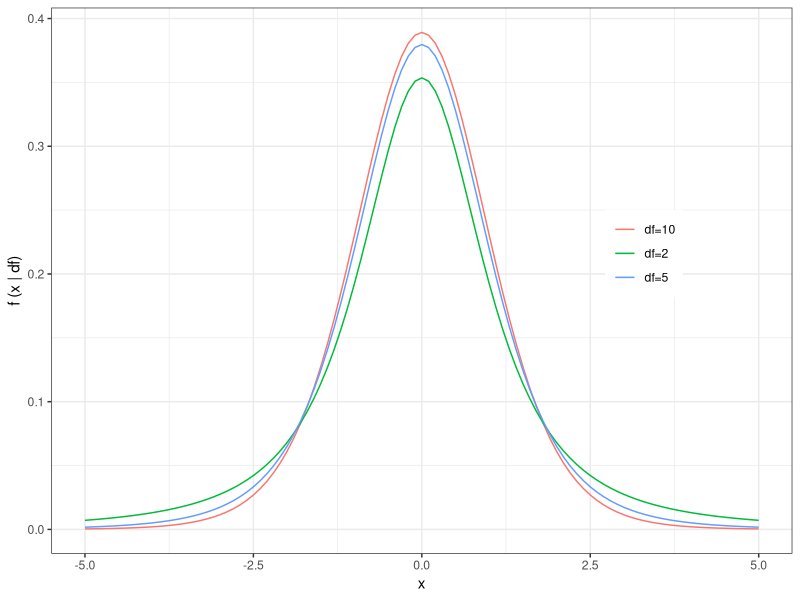
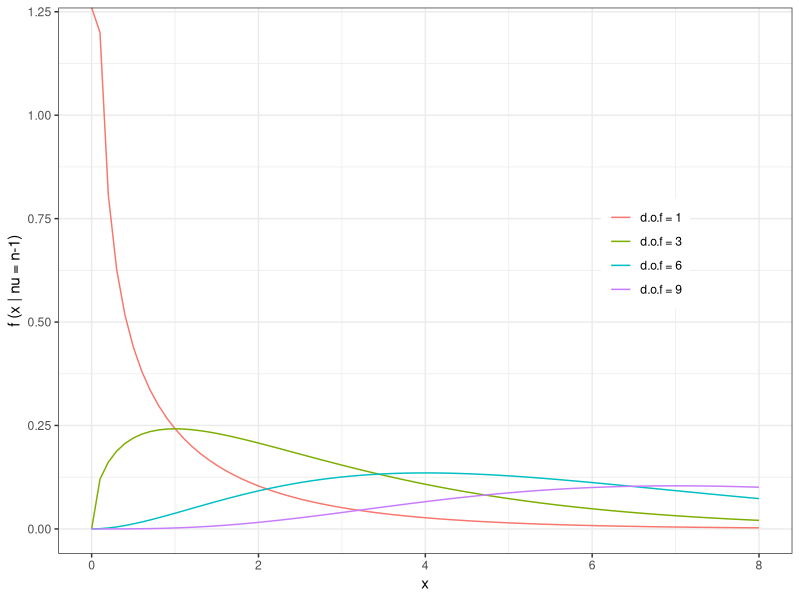
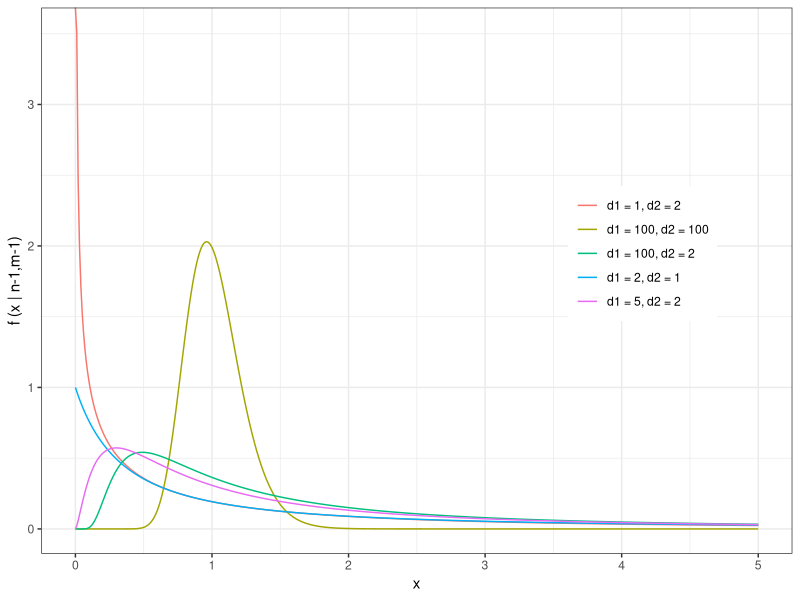

R code for these plots, in order:
## ---- chunk 1
library(ggplot2)

y1 <- dt(seq(-5,5,0.1), 2)
y2 <- dt(seq(-5,5,0.1), 5)
y3 <- dt(seq(-5,5,0.1), 10)

n.data <- data.frame(y = c(y1,y2,y3),
                     x = rep(seq(-5,5,0.1), times = 3),
                     type = rep(c("df=2",
                                  "df=5",
                                  "df=10"), each = length(y1)))

theme_set(theme_bw())
ggplot(n.data, aes(x=x, y=y)) + 
  geom_line(aes(color = type)) +
  labs(y = "f (x | df)", x = "x") +
  theme(legend.title = element_blank(),
        legend.position = c(0.8, 0.55))
## ---- chunk 2
chi1 <- dchisq(seq(0,8,0.1), 1)
chi2 <- dchisq(seq(0,8,0.1), 3)
chi3 <- dchisq(seq(0,8,0.1), 6)
chi4 <- dchisq(seq(0,8,0.1), 9)

n_data <- data.frame(y = c(chi1, chi2, chi3, chi4),
                     x = rep(seq(0,8,0.1), times = 4),
                     type = rep(c("d.o.f = 1", "d.o.f = 3","d.o.f = 6","d.o.f = 9"), 
                                each = length(chi1)))

theme_set(theme_bw())
ggplot(n_data, aes(x=x, y=y)) + 
  geom_line(aes(color = type)) +
  labs(y = "f (x | nu = n-1)", x = "x") +
  theme(legend.title = element_blank(),
        legend.position = c(0.8, 0.55))
## ---- chunk 3
F1 <- df(seq(0,5,0.01), 1, 2)
F2 <- df(seq(0,5,0.01), 2, 1)
F3 <- df(seq(0,5,0.01), 5, 2)
F4 <- df(seq(0,5,0.01), 100, 2)
F5 <- df(seq(0,5,0.01), 100, 100)

n_data <- data.frame(y = c(F1, F2, F3, F4, F5),
                     x = rep(seq(0,5,0.01), times = 5),
                     type = rep(c("d1 = 1, d2 = 2", "d1 = 2, d2 = 1",
                                  "d1 = 5, d2 = 2", "d1 = 100, d2 = 2",
                                  "d1 = 100, d2 = 100"), 
                                each = length(F1)))

theme_set(theme_bw())
ggplot(n_data, aes(x=x, y=y)) + 
  geom_line(aes(color = type)) +
  labs(y = "f (x | n-1,m-1)", x = "x") +
  theme(legend.title = element_blank(),
        legend.position = c(0.8, 0.55))
